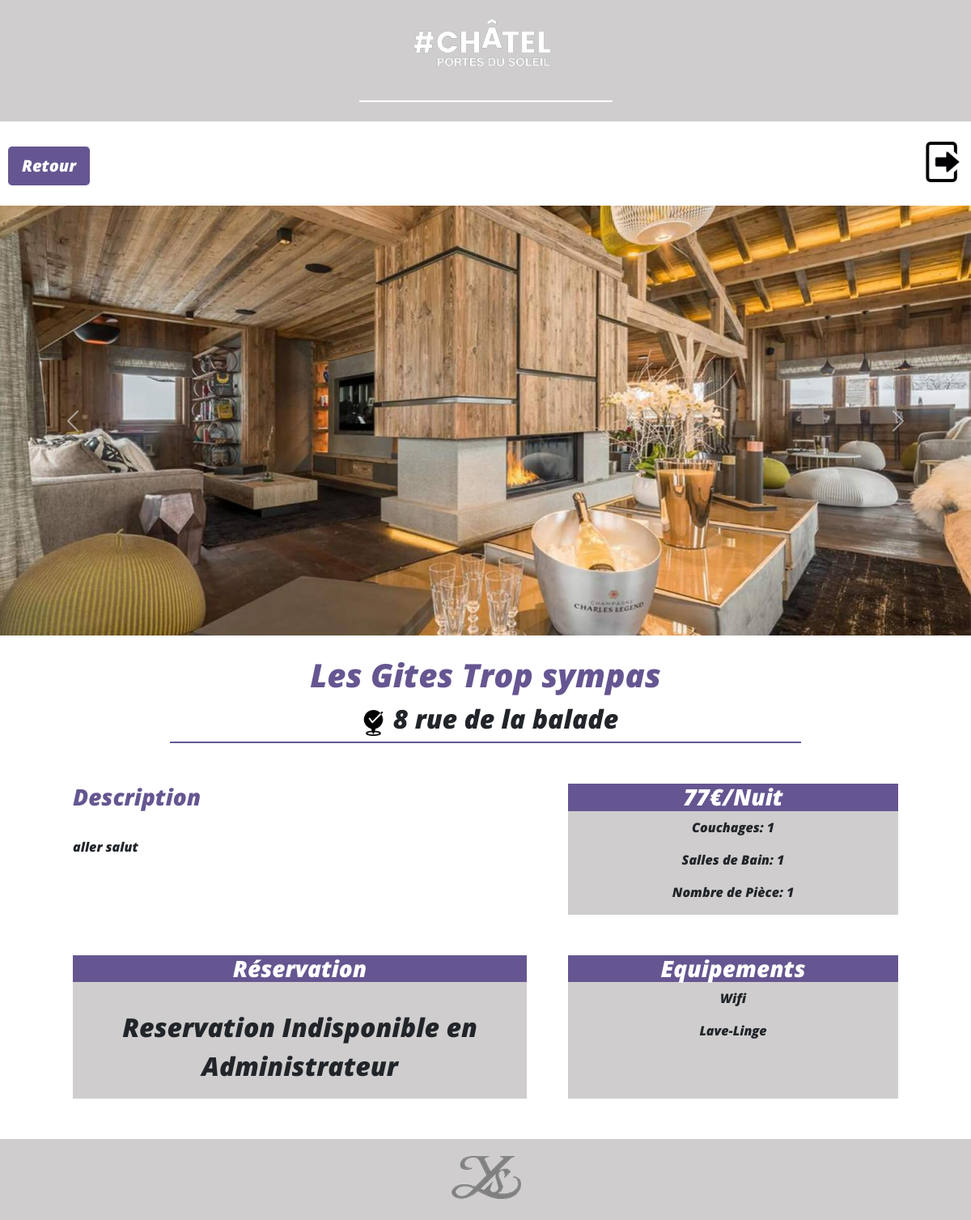
Screenshot of /website_sources/admin/dashboard/details_gite.php?id_gite=103 (signed in) with the database file from the repository.
### tables this page shows
CREATE TABLE `gite` (
  `id_gite` int(11) NOT NULL,
  `nom` varchar(255) DEFAULT NULL,
  `dispo` varchar(100) DEFAULT NULL,
  `adresse` varchar(255) DEFAULT NULL,
  `prix` varchar(50) DEFAULT NULL,
  `categorie` varchar(255) DEFAULT NULL,
  `nbr_couchage` int(11) DEFAULT NULL,
  `nbr_sdb` int(11) DEFAULT NULL,
  `nbr_piece` int(11) DEFAULT NULL,
  `equipement_1` varchar(100) DEFAULT NULL,
  `equipement_2` varchar(100) DEFAULT NULL,
  `equipement_3` varchar(100) DEFAULT NULL,
  `equipement_4` varchar(100) DEFAULT NULL,
  `descrip` longtext DEFAULT NULL,
  `img_pre` varchar(255) DEFAULT NULL,
  `img_carrou_1` varchar(255) DEFAULT NULL,
  `img_carrou_2` varchar(255) DEFAULT NULL,
  `img_carrou_3` varchar(255) DEFAULT NULL
);

### website_sources/inc/CRUD/read_select.php (called while the page is built, shortened)
<?php
if(isset($_GET['id_gite']) && !empty($_GET['id_gite'])){
    require_once('../../inc/db/connect.php');
    $id_gite = strip_tags($_GET['id_gite']);
    $sql = 'SELECT * FROM `gite` WHERE `id_gite` = :id_gite;';
    $query = $db->prepare($sql);
    $query->bindValue(':id_gite', $id_gite, PDO::PARAM_INT);
    $query->execute();
    $gite = $query->fetch();
}else{
        $_SESSION['erreur'] = "URL invalide";
        header('Location:index.php');
}
?>

### website_sources/admin/dashboard/details_gite.php (the view, shortened to what this page needs)
<?php
require_once('../../inc/CRUD/read_select.php');
?>
<!DOCTYPE html>
<html lang="fr">
<head>
    <link rel="stylesheet" href="https://cdn.jsdelivr.net/npm/bootstrap@4.5.3/dist/css/bootstrap.min.css">
    <link rel="stylesheet" href="../../assets/css/bootstrap.min.css">
    <link rel="stylesheet" href="../../assets/css/style_details.css">
</head>
<body>
    <header>
        <nav class="top navbar-expand-lg nav_me">
            <div class="nav_dash">
                <div class="chatel">
                    <img class="ligne" src="../../assets/img/Logo/chatel_logo.png" alt="Chatel Logo">
                </div>
            </div>
        </nav>
    </header>
    <main>
        <div class="menu">
            <div class="bu_retour">
                <a class="rubberBand bu btn btn-lg" href="index.php" role="button">Retour</a>
            </div>
            <div class="deco">
                <a  href="../../inc/connect_admin/deconnection.php"><img class="rubberBand" src="../../assets/img/icone/deco_ico.png" alt="Deconnexion" width="50px"></a>
            </div>
        </div>
        <div id="carouselExampleFade" class="carousel slide carousel-fade" data-bs-ride="carousel">
            <div class="carousel-inner">
                <div class="carousel-item active">
                    <img src="<?=$gite['img_carrou_1']?>" class="d-block w-100" alt="carrou_1">
                </div>
            </div>
            <a class="carousel-control-prev" href="#carouselExampleFade" role="button" data-bs-slide="prev">
                <span class="carousel-control-prev-icon" aria-hidden="true"></span>
            </a>
            <a class="carousel-control-next" href="#carouselExampleFade" role="button" data-bs-slide="next">
                <span class="carousel-control-next-icon" aria-hidden="true"></span>
            </a>
        </div>
        <div class="titre">
            <h1><?=$gite['nom'] ?></h1>
            <h2 class="ligne_detail"><img  src="../../assets/img/icone/localisation_ico.png" alt="icone local" width="50px"><?=$gite['adresse'] ?></h2>
        </div>
        <div class="detail">
            <div class="desc_tarif">
                <div class="desc">
                    <h3 class="titre_desc">Description</h3><br>
                    <p class="txt_desc">
                        <?=$gite['descrip'] ?>
                    </p>
                </div>
                <div class="tarif">
                    <h3 class="tar"><?=$gite['prix'] ?>€/Nuit</h3>
                    <p>Couchages: <?=$gite['nbr_couchage'] ?></p>
                    <p>Salles de Bain: <?=$gite['nbr_sdb'] ?></p>
                    <p>Nombre de Pièce: <?=$gite['nbr_piece'] ?></p>
                </div>
            </div>
            <div class="reserv_equip">
                <div class="reserv">
                    <h3 class="titre_reserv">Réservation</h3><br>
                    <p class="txt_reserv">
                        Reservation Indisponible en Administrateur
                    </p>
                </div>
                <div class="equipe">
                    <h3 class="titre_equip">Equipements</h3>
                    <p><?=$gite['equipement_1'] ?></p>
                    <p><?=$gite['equipement_2'] ?></p>
                </div>
            </div>
        </div>
    </main>
    <footer class="bottom">
        <img class="logo " src="../../assets/img/Logo/logo.png" alt="Logo YS" width="100px">
    </footer>
</body>
</html>

### website_sources/assets/css/style_details.css (style rules this page uses)
html { width: 100% auto; height: 100% auto; }
body { font-family: 'Opensans'; }
.nav_me { height: 150px; width: 100%; background-color: #cfcdcd; margin-bottom: 5px; }
.ligne { border-bottom:solid 2px white; }
.nav_dash { width: 100%; }
.chatel { width: 100%; text-align: center; }
.menu { width: 100%; margin-top: 25px; margin-bottom: 25px; display: flex; justify-content: space-between; }
.bu_retour { padding-top: 6px; margin-left: 10px; }
.bu { background-color: #655691; color: white; font-weight: normal; }
.deco { padding-top: 0px; margin-right: 10px; }
.titre { width: 100%; margin-top: 25px; margin-left: auto; margin-right: auto; text-align: center; }
h1 { color: #655691; font-weight: bold; }
.ligne_detail { width: 65%; margin-left: auto; margin-right: auto; border-bottom:solid 2px #655691; }
.detail { width: 85%; margin-left: auto; margin-right: auto; margin-bottom: 50px; }
.detail p { font-weight: bold; }
.desc_tarif { display: flex; flex-wrap: wrap; justify-content: space-between; margin-top: 50px; }
.desc { width: 55%; }
.titre_desc { color: #655691; font-weight: bold; }
.txt_desc { font-weight: 500!important; font-size: 1rem!important; }
.tarif { width: 40%; background-color: #cfcdcd; text-align: center; }
.tar { background-color: #655691; color: white; font-weight: bold; }
.reserv_equip { display: flex; flex-wrap: wrap; justify-content: space-between; margin-top: 50px; }
.reserv { width: 55%; background-color: #cfcdcd; text-align: center; }
.titre_reserv { background-color: #655691; color: white; font-weight: bold; }
.txt_reserv { font-size: 2rem; }
.equipe { width: 40%; background-color: #cfcdcd; text-align: center; }
.titre_equip { background-color: #655691; color: white; font-weight: bold; }
footer { width: 100%; background-color: #cfcdcd; text-align: center; margin-top: 25px; }

### rows the page displays
gite: img_carrou_1 (picture), nom "Les Gites Trop sympas", adresse "8 rue de la balade", descrip "aller salut", prix "77", nbr_couchage "1", nbr_sdb "1", nbr_piece "1", equipement_1 "Wifi", equipement_2 "Lave-Linge"
